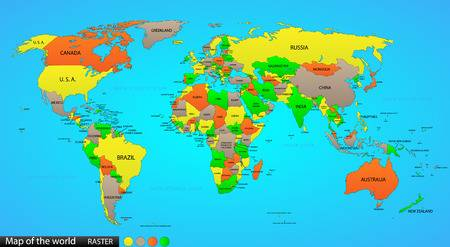
#> input picture Code Files/Designed architecture/maps for classification of regions/world maps/map1.jpg, 450 x 247 px, found by its file name; its folder holds only this picture in this run
$ python 'SVM for world map detection using libsvm4.py'   (older library calls are emulated)
#> lines starting #> are read from the running program, lines starting #| are printed output that depends on the picture
# Examine effect of training size on prediction accuracy #
# using linear SVMs
from libsvm.python.svm import *
from libsvm.python.svmutil import *
import random
import numpy as np
from PIL import Image
import time

# get the training data
# path_source1='C:\\Users\\Administrator\\Desktop\\Dropbox\\Dissertation Materials\\Images for training\\NotMapsGrey\\'
# path_source2='C:\\Users\\Administrator\\Desktop\\Dropbox\\Dissertation Materials\\Images for training\\MapsGrey\\'
path='C:\\Users\\li.7957\\Desktop\\Dropbox\\Dissertation Materials\\Images for training\\maps for classification of regions\\'
path_source_nonmap='C:\\Users\\li.7957\\Desktop\\Dropbox\\Dissertation Materials\\Images for training\\NotMaps\\'

path_source_world=path+'world maps\\'
path_source_China=path+'China maps\\'
path_source_Korea=path+'South Korea maps\\'
path_source_US=path+'US maps\\'

width=120
height=100
num_pixels=width*height
input_size=width*height*3
input_shape=(width, height, 3)

num_list=[180,220]
for num in num_list:
    num_notmap=num
    num_map=num_notmap
    num_total=num_map+num_notmap
    num_test=40
    num_train=num_total-num_test
    num_map_region=int(num_map/4)

    str1="train size:"+str(num_train)+' test size:'+str(num_test)+'\n'
    print(str1)
    data_pair=[]

    # Get the image data and store data into X_batches and y_batches
    for i in range(num_map_region):
        name_source='map'+str(i+1)+'.jpg'
        img = Image.open(path_source_world+name_source)
#> img is the input picture: PIL image 450x247 RGB; mean R, G, B 71.1, 197.9, 195.2
        img_resized = img.resize((width, height), Image.ANTIALIAS)
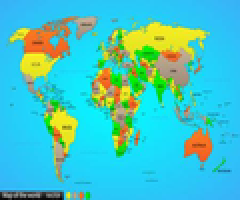
#> img_resized: PIL image 120x100 RGB (shown 2 times larger); mean R, G, B 71.1, 197.9, 195.1
        pixel_values=list(img_resized.getdata())
#> pixel_values = 12000 items, first 6: (55, 178, 245), (55, 178, 245), (55, 178, 245), (55, 178, 245), (56, 180, 246), (56, 181, 247)
#> (the run stopped early here; a loop or call above may not have finished)
